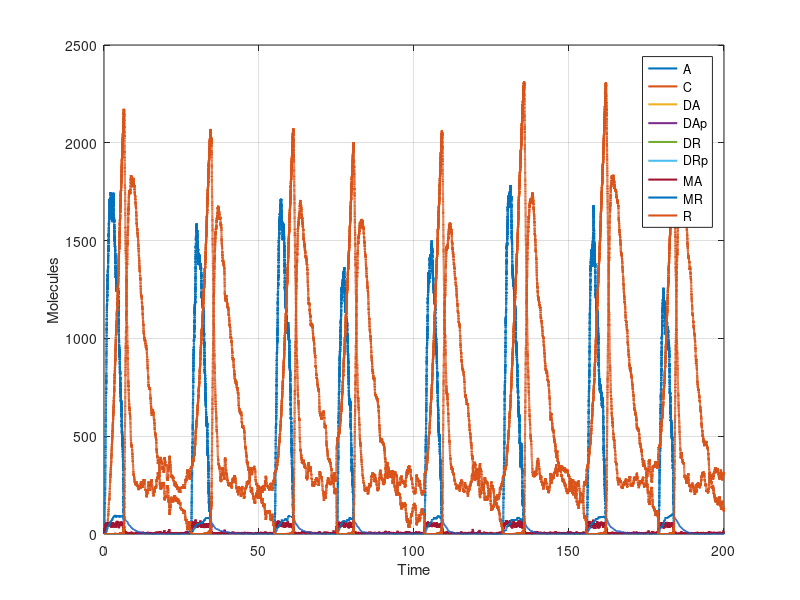

MATLAB code to generate this figure:
% Mechanisms of noise-resistance in genetic oscillators
% https://www.pnas.org/doi/epdf/10.1073/pnas.092133899
% https://www.ebi.ac.uk/biomodels/BIOMD0000000035

function gillespie_vilar_oscillator()
    % Reaction rates
    alphaA = 50;
    alphaAp = 500;
    alphaR = 0.01;
    alphaRp = 50;
    betaA = 50;
    betaR = 5;
    gammaA = 1;
    gammaC = 2;
    gammaR = 1;
    deltaA = 1;
    deltaMA = 10;
    deltaMR = 0.5;
    deltaR = 0.2;
    thetaA = 50;
    thetaR = 100;

    % Initial conditions
    initial_state = [0; 0; 1; 0; 1; 0; 0; 0; 0]; % [A; C; DA; DAp; DR; DRp; MA; MR; R]
    
    % Species names for plotting
    species_names = {'A', 'C', 'DA', 'DAp', 'DR', 'DRp', 'MA', 'MR', 'R'};
    
    % Stoichiometry matrix (columns = reactions, rows = species)
    nu = [0  0  0  0  1  0 -1 -1 -1 -1  0  0  0  0  1  1;  % A
          0  0  0  0  0  0  0  1  0  0 -1  0  0  0  0  0;  % C
          0  0  0  0  0  0 -1  0  0  0  0  0  0  0  1  0;  % DA
          0  0  0  0  0  0  1  0  0  0  0  0  0  0 -1  0;  % DAp
          0  0  0  0  0  0  0  0 -1  0  0  0  0  0  0  1;  % DR
          0  0  0  0  0  0  0  0  1  0  0  0  0  0  0 -1;  % DRp
          1  1  0  0  0  0  0  0  0  0  0 -1  0  0  0  0;  % MA
          0  0  1  1  0  0  0  0  0  0  0  0 -1  0  0  0;  % MR
          0  0  0  0  0  1  0 -1  0  0  1  0  0 -1  0  0]; % R
    
    % Simulation parameters
    t_max = 200; % Maximum simulation time
    
    % Run Gillespie simulation (records every state change)
    [time, states] = gillespie_simulation_continuous(initial_state, nu, t_max, ...
        alphaA, alphaAp, alphaR, alphaRp, betaA, betaR, gammaA, gammaC, gammaR, ...
        deltaA, deltaMA, deltaMR, deltaR, thetaA, thetaR);
    
    % Plot results
    plot_all_in_one(time, states, species_names);
end

function [time, states] = gillespie_simulation_continuous(initial_state, nu, t_max, ...
    alphaA, alphaAp, alphaR, alphaRp, betaA, betaR, gammaA, gammaC, gammaR, ...
    deltaA, deltaMA, deltaMR, deltaR, thetaA, thetaR)
    
    % Initialize
    state = initial_state;
    time = 0;
    
    % Preallocate with reasonable size (will grow if needed)
    states = zeros(1000000, length(initial_state));
    times = zeros(1000000, 1);
    states(1,:) = state';
    times(1) = time;
    record_index = 2;
    
    % Main simulation loop
    while time < t_max
        % Calculate reaction propensities
        A = state(1); C = state(2); DA = state(3); DAp = state(4);
        DR = state(5); DRp = state(6); MA = state(7); MR = state(8); R = state(9);
        
        a = [alphaA * DA;
             alphaAp * DAp;
             alphaR * DR;
             alphaRp * DRp;
             betaA * MA;
             betaR * MR;
             gammaA * A * DA;
             gammaC * A * R;
             gammaR * A * DR;
             deltaA * A;
             deltaA * C;
             deltaMA * MA;
             deltaMR * MR;
             deltaR * R;
             thetaA * DAp;
             thetaR * DRp];
        
        a0 = sum(a);
        
        if a0 == 0
            break; % No more reactions can occur
        end
        
        % Determine time to next reaction
        tau = -log(rand) / a0;
        time = time + tau;
        
        % If we've exceeded t_max, adjust tau to end exactly at t_max
        if time > t_max
            tau = tau - (time - t_max);
            time = t_max;
        end
        
        % Determine which reaction occurs
        r = find(cumsum(a) >= rand * a0, 1);
        
        % Update state
        state = state + nu(:, r);
        
        % Ensure no negative values (can happen due to discrete nature)
        state(state < 0) = 0;
        
        % Record the new state
        states(record_index, :) = state';
        times(record_index) = time;
        record_index = record_index + 1;
        
        if time >= t_max
            break;
        end
    end
    
    % Trim unused preallocated space
    states = states(1:record_index-1, :);
    time = times(1:record_index-1);
end

function plot_all_in_one(time, states, species_names)
    figure;
    hold on;
    
    % Define a color palette
    colors = lines(9); % Get 9 distinct colors
    
    % Plot all species with solid lines
    for i = 1:9
        plot(time, states(:, i), 'LineWidth', 1.5, 'DisplayName', species_names{i}, 'Color', colors(i,:));
    end
    
    hold off;
    xlabel('Time');
    ylabel('Molecules');
    legend('Location', 'best');
    grid on;
    box on;
end